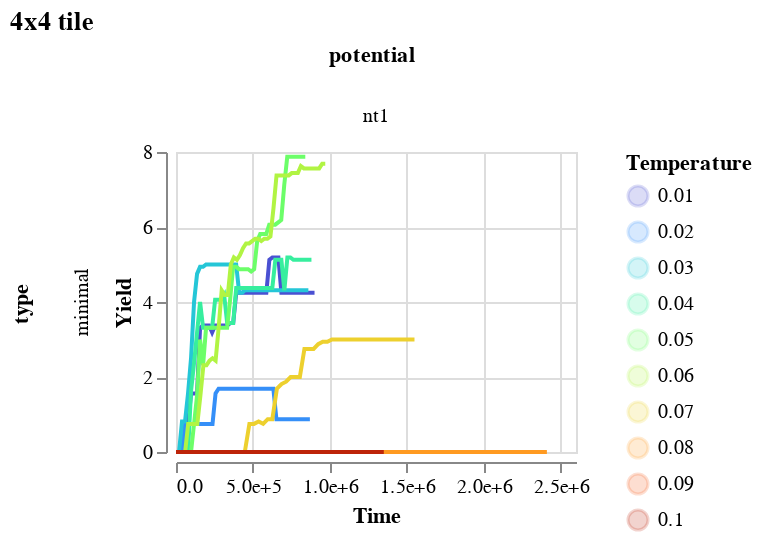

The code cell stored with this chart in its notebook:
### Code cell
(.alt.Chart(df).mark_line().encode(
    x=alt.X('time:Q', title='Time', axis=alt.Axis(tickCount=5, format="1g")),
    y=alt.Y('mean(yield)', title='Yield'),
    color = alt.Color('temp:N', scale=alt.Scale(scheme="turbo"), title="Temperature"),
    tooltip='temp'
).properties(width=200, height=150
) + alt.Chart(df).mark_errorband(extent='ci', opacity=0.2).encode(
    x=alt.X('time:Q'),
    y=alt.Y('yield', title='Yield'),
    color = alt.Color('temp:N', scale=alt.Scale())
)).properties(width=200, height=150).facet(column='potential', row='type').properties(title='4x4 tile')

### Figure 1 — Vega-Lite specification as saved in the notebook (floating-point values rounded to 4 significant figures; data arrays with more than 128 entries replaced by an {"elided": "..."} marker saying what was removed)
{"config": {"view": {"continuousWidth": 400, "continuousHeight": 300}}, "data": {"name": "data-f48da378cd81f8a6251fab19e6f166e7"}, "facet": {"column": {"type": "nominal", "field": "potential"}, "row": {"type": "nominal", "field": "type"}}, "spec": {"layer": [{"mark": "line", "encoding": {"color": {"type": "nominal", "field": "temp", "scale": {"scheme": "turbo"}, "title": "Temperature"}, "tooltip": {"type": "quantitative", "field": "temp"}, "x": {"type": "quantitative", "axis": {"format": "1g", "tickCount": 5}, "field": "time", "title": "Time"}, "y": {"type": "quantitative", "aggregate": "mean", "field": "yield", "title": "Yield"}}, "height": 150, "width": 200}, {"mark": {"type": "errorband", "extent": "ci", "opacity": 0.2}, "encoding": {"color": {"type": "nominal", "field": "temp", "scale": {}}, "x": {"type": "quantitative", "field": "time"}, "y": {"type": "quantitative", "field": "yield", "title": "Yield"}}}], "height": 150, "width": 200}, "title": "4x4 tile", "$schema": "https://vega.github.io/schema/vega-lite/v4.8.1.json", "datasets": {"data-f48da378cd81f8a6251fab19e6f166e7": {"elided": "473 records"}}}
